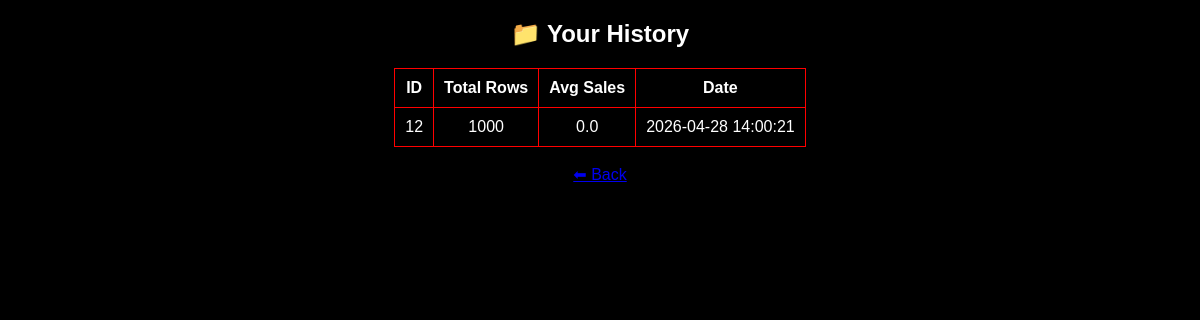
/history (signed in), run on an earlier commit of the app's database.
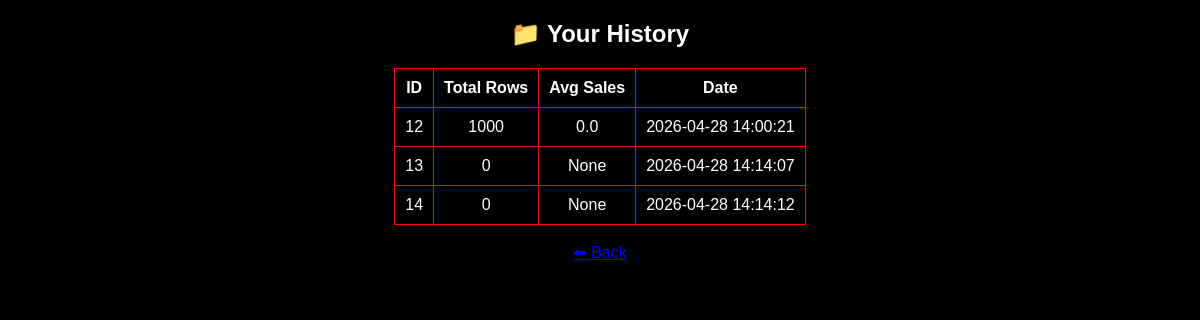
And on a later commit of the database.
### tables this page shows
CREATE TABLE history (
    id INTEGER PRIMARY KEY AUTOINCREMENT,
    username TEXT,
    total_rows INTEGER,
    avg_sales REAL,
    created_at TIMESTAMP DEFAULT CURRENT_TIMESTAMP
);

### app.py (the view)
@app.route('/history')
def history():
    if 'user' not in session:
        return redirect('/login')
    conn = get_db()
    cursor = conn.cursor()
    cursor.execute("SELECT * FROM history WHERE username=?", (session['user'],))
    data = cursor.fetchall()
    conn.close()
    return render_template('history.html', data=data)

### db.py (called while the page is built)
def get_db():
    return sqlite3.connect("database.db")

### templates/history.html (shortened to what this page needs)
<!DOCTYPE html>
<html>
<head>
</head>
<body>
<h2>📁 Your History</h2>
<table>
<tr>
    <th>ID</th>
    <th>Total Rows</th>
    <th>Avg Sales</th>
    <th>Date</th>
</tr>
{% for row in data %}
<tr>
    <td>{{ row[0] }}</td>
    <td>{{ row[2] }}</td>
    <td>{{ row[3] }}</td>
    <td>{{ row[4] }}</td>
</tr>
{% endfor %}
</table>
<br>
<a href="/home">⬅ Back</a>
</body>
</html>

### templates/history.html (style rules this page uses)
body { background:black; color:white; font-family:Arial; text-align:center; }
table { margin:auto; border-collapse: collapse; }
td, th { border:1px solid red; padding:10px; }

What changed in the data, as far as the page shows it:
added history: id "13", total_rows "0", row "None", created_at "2026-04-28 14:14:07"
added history: id "14", total_rows "0", row "None", created_at "2026-04-28 14:14:12"
